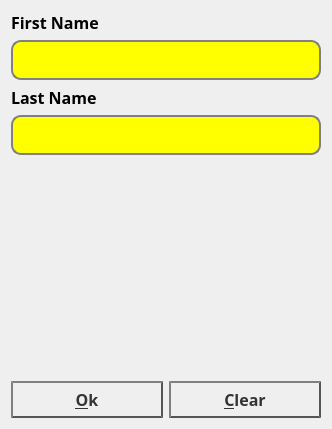
<?xml version="1.0" encoding="UTF-8"?>
<ui version="4.0">
 <class>MainWindow</class>
 <widget class="QWidget" name="MainWindow">
  <property name="geometry">
   <rect>
    <x>0</x>
    <y>0</y>
    <width>332</width>
    <height>429</height>
   </rect>
  </property>
  <property name="palette">
   <palette>
    <active/>
    <inactive/>
    <disabled/>
   </palette>
  </property>
  <property name="windowTitle">
   <string>Welcome</string>
  </property>
  <property name="styleSheet">
   <string notr="true"/>
  </property>
  <layout class="QVBoxLayout" name="verticalLayout">
   <item>
    <widget class="QLabel" name="label_FirstName">
     <property name="font">
      <font>
       <family>Segoe Print</family>
       <pointsize>12</pointsize>
       <bold>true</bold>
      </font>
     </property>
     <property name="text">
      <string>First Name</string>
     </property>
    </widget>
   </item>
   <item>
    <widget class="QLineEdit" name="le_FirstName">
     <property name="minimumSize">
      <size>
       <width>0</width>
       <height>40</height>
      </size>
     </property>
     <property name="baseSize">
      <size>
       <width>0</width>
       <height>0</height>
      </size>
     </property>
     <property name="font">
      <font>
       <pointsize>11</pointsize>
      </font>
     </property>
     <property name="styleSheet">
      <string notr="true">QLineEdit {
    border: 2px solid gray;
    border-radius: 10px;
    padding: 0 8px;
    background: yellow;
    selection-background-color: darkgray;
}</string>
     </property>
    </widget>
   </item>
   <item>
    <widget class="QLabel" name="label_LastName">
     <property name="font">
      <font>
       <family>Segoe Print</family>
       <pointsize>12</pointsize>
       <bold>true</bold>
      </font>
     </property>
     <property name="text">
      <string>Last Name</string>
     </property>
    </widget>
   </item>
   <item>
    <widget class="QLineEdit" name="le_LastName">
     <property name="minimumSize">
      <size>
       <width>0</width>
       <height>40</height>
      </size>
     </property>
     <property name="font">
      <font>
       <pointsize>11</pointsize>
      </font>
     </property>
     <property name="styleSheet">
      <string notr="true">QLineEdit {
    border: 2px solid gray;
    border-radius: 10px;
    padding: 0 8px;
    background: yellow;
    selection-background-color: darkgray;
}</string>
     </property>
    </widget>
   </item>
   <item>
    <spacer name="verticalSpacer_2">
     <property name="orientation">
      <enum>Qt::Vertical</enum>
     </property>
     <property name="sizeType">
      <enum>QSizePolicy::Preferred</enum>
     </property>
     <property name="sizeHint" stdset="0">
      <size>
       <width>0</width>
       <height>20</height>
      </size>
     </property>
    </spacer>
   </item>
   <item>
    <widget class="QLabel" name="label_Hello">
     <property name="font">
      <font>
       <family>Segoe Print</family>
       <pointsize>12</pointsize>
       <bold>true</bold>
      </font>
     </property>
     <property name="text">
      <string/>
     </property>
    </widget>
   </item>
   <item>
    <spacer name="verticalSpacer">
     <property name="orientation">
      <enum>Qt::Vertical</enum>
     </property>
     <property name="sizeHint" stdset="0">
      <size>
       <width>20</width>
       <height>40</height>
      </size>
     </property>
    </spacer>
   </item>
   <item>
    <layout class="QHBoxLayout" name="horizontalLayout">
     <item>
      <widget class="QPushButton" name="btn_Ok">
       <property name="font">
        <font>
         <family>Segoe Print</family>
         <pointsize>12</pointsize>
         <bold>true</bold>
        </font>
       </property>
       <property name="styleSheet">
        <string notr="true">QPushButton {
color: #333;
border: 2px solid #555;
border-radius: 20px;
border-style: outset;
background: qradialgradient(
cx: 0.3, cy: -0.4, fx: 0.3, fy: -0.4,
radius: 1.35, stop: 0 #fff, stop: 1 #888
);
padding: 5px;
}
</string>
       </property>
       <property name="text">
        <string>&amp;Ok</string>
       </property>
      </widget>
     </item>
     <item>
      <widget class="QPushButton" name="btn_Clear">
       <property name="font">
        <font>
         <family>Segoe Print</family>
         <pointsize>12</pointsize>
         <bold>true</bold>
        </font>
       </property>
       <property name="styleSheet">
        <string notr="true">QPushButton {
color: #333;
border: 2px solid #555;
border-radius: 20px;
border-style: outset;
background: qradialgradient(
cx: 0.3, cy: -0.4, fx: 0.3, fy: -0.4,
radius: 1.35, stop: 0 #fff, stop: 1 #888
);
padding: 5px;
}</string>
       </property>
       <property name="text">
        <string>&amp;Clear</string>
       </property>
      </widget>
     </item>
    </layout>
   </item>
  </layout>
 </widget>
 <resources/>
 <connections/>
</ui>
